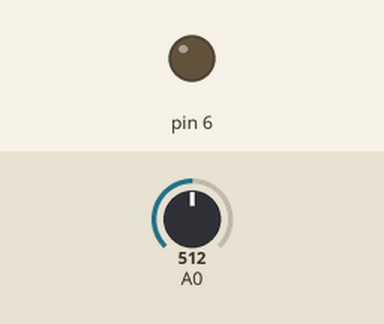
The sketch below on a simulated Arduino Uno, built with avr-gcc and run on an emulated ATmega328P. Parts: output pins drawn as LEDs (lit = HIGH). The test bench sets the inputs (shaded band); at power-on: A0 = 512.

Above: at 1.2 s.
1.3 s: A0 set to 785
2.8 s: A0 set to 815
At 3.1 s:
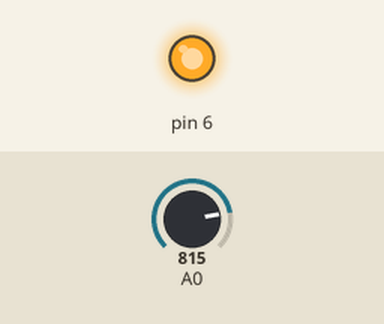
4.3 s: A0 set to 790
At 5.4 s:
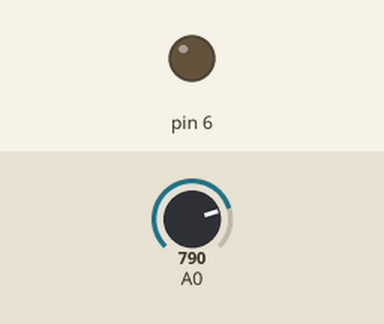
5.8 s: A0 set to 810
At 6.6 s:
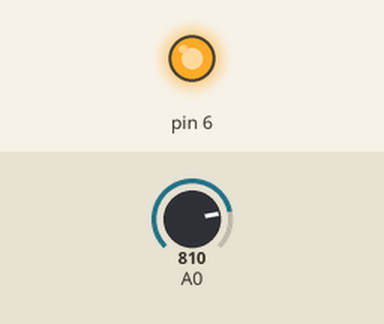
Timing chart, 0 to 8.3 s (numbered marks = the images above; inputs shaded):
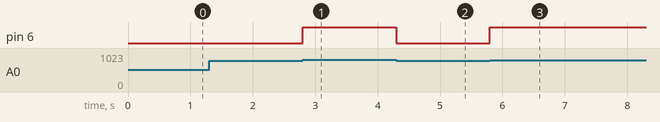

Measured:
- the behaviour switches between 800 and 801 on A0 (found by bisection; images 0 and 1)
- after the input at 1.3 s, every drawn part: stays the same
- after the input at 2.8 s, pin 6: LOW → HIGH at once
- after the input at 4.3 s, pin 6: HIGH → LOW at once
- after the input at 5.8 s, pin 6: LOW → HIGH at once

The sketch:

LDR_or_photoresistor.ino
```cpp
void setup() {
  // put your setup code here, to run once:
  pinMode(6, OUTPUT);

}

void loop() {
  // put your main code here, to run repeatedly:
  int val = analogRead(A0);

  if (val > 800){
    digitalWrite(6, HIGH);
  }else {
    digitalWrite(6, LOW);
  }

}
```
